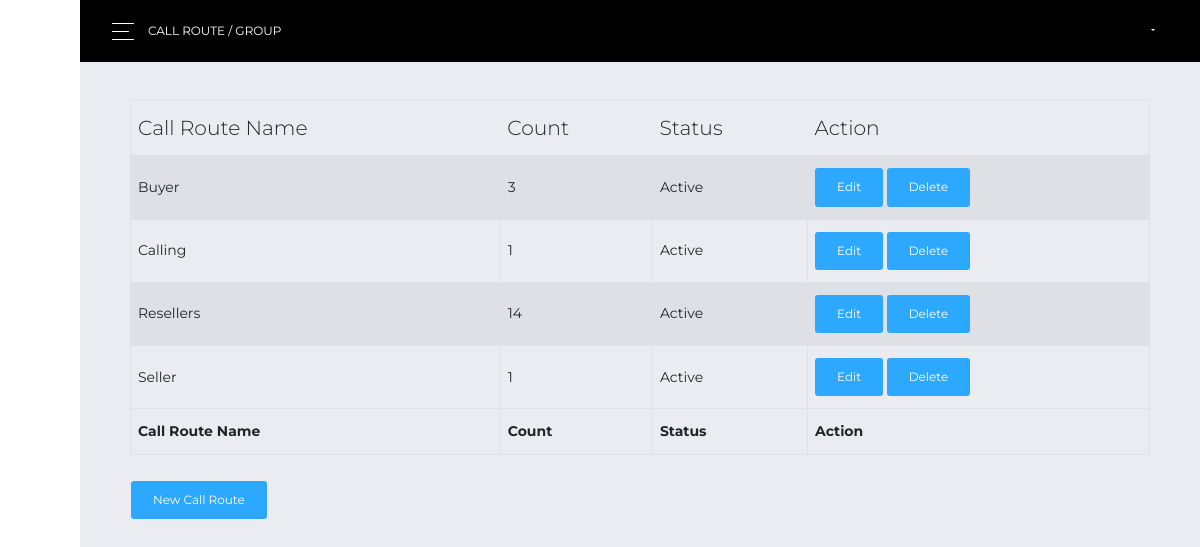
Page /call_routes_listing.php (signed in) on the committed database.
### tables this page shows
CREATE TABLE `call_routes` (
  `call_routes_id` int(11) NOT NULL,
  `call_routes_name` varchar(255) NOT NULL,
  `call_routes_number` varchar(255) NOT NULL,
  `call_routes_status` int(4) NOT NULL,
  `createdon` timestamp NOT NULL DEFAULT current_timestamp()
);

### call_routes_listing.php (the view, shortened to what this page needs)
<?php
  include 'inc/head.php';
  include 'connection.php';
  $query = "SELECT * FROM call_routes GROUP by `call_routes_name`";
  $result = mysqli_query($connect, $query);
?>
  <body class=" sidebar-mini ">
    <div class="wrapper ">
      <div class="main-panel" id="main-panel">
        <?php
          $page_name = "Call Route / Group ";
          include 'inc/nav.php';
        ?>
        <div class="content">
          <div class="row">
            <div class="col-md-12">
              <div class="card-body">
                <table id="datatable" class="table table-striped table-bordered" cellspacing="0" width="100%">
                  <thead>
                    <tr>
                      <th>Call Route Name</th>
                      <th>Count</th>
                      <th>Status</th>
                      <th>Action</th>
                    </tr>
                  </thead>
                  <tfoot>
                    <tr>
                      <th>Call Route Name</th>
                      <th>Count</th>
                      <th>Status</th>
                      <th>Action</th>
                    </tr>
                  </tfoot>
                  <tbody>
                      <?php while($row=mysqli_fetch_assoc($result)) {
                          $query_get_numbers_count= "SELECT * FROM call_routes where `call_routes_name` = '{$row['call_routes_name']}'";
                          $result_get_numbers_count = mysqli_query($connect,$query_get_numbers_count);
                          $numbers_count = mysqli_num_rows($result_get_numbers_count);
                      ?>
                        <tr>
                            <td><?= $row['call_routes_name']; ?></td>
                            <td><?= $numbers_count; ?></td>
                            <td><?= ($row['call_routes_status'] == 1) ? 'Active' : 'Inactive' ?></td>
                            <td><a href="call_routes_groups.php?type=edit&name=<?= $row['call_routes_name']; ?>" class="btn btn-info">Edit</a> <a href="delete_call_routes_groups.php?name=<?= $row['call_routes_name']; ?>" class="btn btn-info">Delete</a></td>
                        </tr>
                      <?php } ?>
                  </tbody>
                </table>
              <div class="form-group form-file-upload form-file-multiple">
                <a class="btn btn-info pull-left mainbtn color_white" href="call_routes_groups.php">New Call Route</a>
              </div>
              </div>
            </div>
          </div>
        </div>
      </div>
    </div>
<?php
  include 'inc/footer.php';
?>

### inc/head.php (shortened to what this page needs)
<!DOCTYPE html>
<html lang="en">
  <head>
    <link rel="stylesheet" href="assets/css/all.css">
    <link href="assets/css/bootstrap.min.css" rel="stylesheet" />
    <link href="assets/css/intlTelInput.css" rel="stylesheet" />
    <link href="assets/css/now-ui-dashboard.minaa26.css?v=1.5.0" rel="stylesheet" />
    <link rel="stylesheet" type="text/css" href="https://stackpath.bootstrapcdn.com/font-awesome/4.7.0/css/font-awesome.min.css">
  </head>

### inc/nav.php (shortened to what this page needs)
<nav class="navbar navbar-expand-lg navbar-transparent  bg-primary  navbar-absolute">
          <div class="container-fluid">
            <div class="navbar-wrapper">
              <div class="navbar-toggle">
                <button type="button" class="navbar-toggler">
                <span class="navbar-toggler-bar bar1"></span>
                <span class="navbar-toggler-bar bar2"></span>
                <span class="navbar-toggler-bar bar3"></span>
                </button>
              </div>
              <a class="navbar-brand" href="#pablo"><?=$page_name?></a>
            </div>
            <div class="collapse navbar-collapse justify-content-end" id="navigation">
              <ul class="navbar-nav">
                <li class="nav-item dropdown">
                  <a class="nav-link dropdown-toggle" id="navbarDropdownMenuLink" data-toggle="dropdown" aria-haspopup="true" aria-expanded="false">
                    <i class="now-ui-icons location_world"></i>
                  </a>
                </li>
              </ul>
            </div>
          </div>
        </nav>

### inc/footer.php (shortened to what this page needs)
  </body>
</html>

### rows in the picture
call_routes: call_routes_name "Buyer", numbers_count "3", call_routes_status "Active"
call_routes: call_routes_name "Calling", numbers_count "1", call_routes_status "Active"
call_routes: call_routes_name "Resellers", numbers_count "14", call_routes_status "Active"
call_routes: call_routes_name "Seller", numbers_count "1", call_routes_status "Active"

### other values in the picture
$page_name "CALL ROUTE / GROUP"
